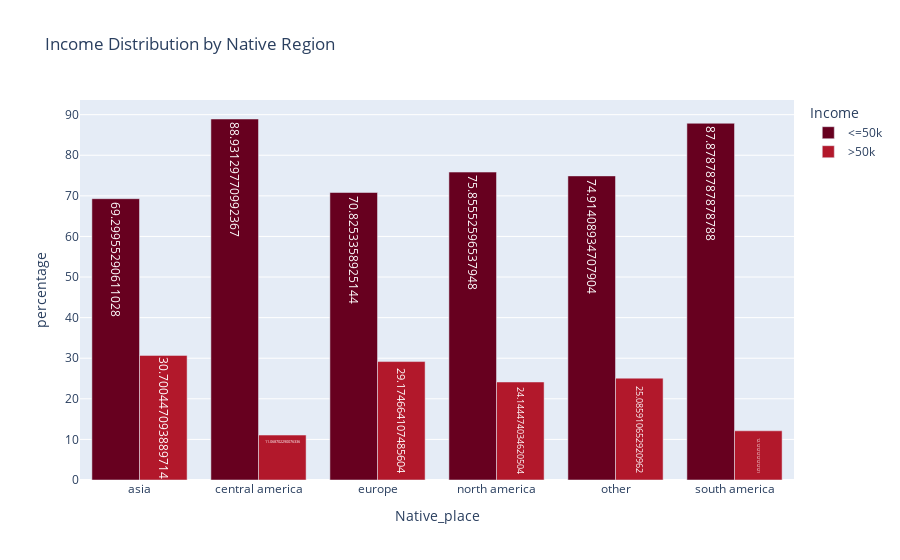

Notebook source saved alongside this figure:
### Code cell
fig = px.bar(
    adult_df_income_native_region,
    x='Native_place',
    y='percentage',
    color='Income',
    title='Income Distribution by Native Region',
    barmode='group',
    height=500,
    text= 'percentage',
    color_discrete_sequence=px.colors.sequential.RdBu,
)

fig.show()
#fig.write_image(os.path.join(result_dir, 'Income_distribution_by_agegroup_bar_plot.jpg'))
#fig.write_image(os.path.join(results_dir, 'Income_distribution_by_native_regio_plot.png'))
#fig.write_html(os.path.join(result_dir, 'Income_distribution_by_agegroup_bar_plot.html'))

### Figure 1 — Plotly figure (JSON) as saved in the notebook; plotly's stock layout.template omitted (floating-point values rounded to 4 significant figures)
{"data": [{"alignmentgroup": "True", "hovertemplate": "Income=<=50k<br>Native_place=%{x}<br>percentage=%{text}<extra></extra>", "legendgroup": "<=50k", "marker": {"color": "rgb(103,0,31)", "pattern": {"shape": ""}}, "name": "<=50k", "offsetgroup": "<=50k", "orientation": "v", "showlegend": true, "text": [69.3, 88.93, 70.83, 75.86, 74.91, 87.88], "textposition": "auto", "type": "bar", "x": ["asia", "central america", "europe", "north america", "other", "south america"], "xaxis": "x", "y": [69.3, 88.93, 70.83, 75.86, 74.91, 87.88], "yaxis": "y"}, {"alignmentgroup": "True", "hovertemplate": "Income=>50k<br>Native_place=%{x}<br>percentage=%{text}<extra></extra>", "legendgroup": ">50k", "marker": {"color": "rgb(178,24,43)", "pattern": {"shape": ""}}, "name": ">50k", "offsetgroup": ">50k", "orientation": "v", "showlegend": true, "text": [30.7, 11.07, 29.17, 24.14, 25.09, 12.12], "textposition": "auto", "type": "bar", "x": ["asia", "central america", "europe", "north america", "other", "south america"], "xaxis": "x", "y": [30.7, 11.07, 29.17, 24.14, 25.09, 12.12], "yaxis": "y"}], "layout": {"autosize": true, "barmode": "group", "legend": {"title": {"text": "Income"}, "tracegroupgap": 0}, "title": {"text": "Income Distribution by Native Region"}, "xaxis": {"anchor": "y", "autorange": true, "domain": [0, 1], "range": [-0.5, 5.5], "title": {"text": "Native_place"}, "type": "category"}, "yaxis": {"anchor": "x", "autorange": true, "domain": [0, 1], "range": [0, 93.61], "title": {"text": "percentage"}, "type": "linear"}}}
